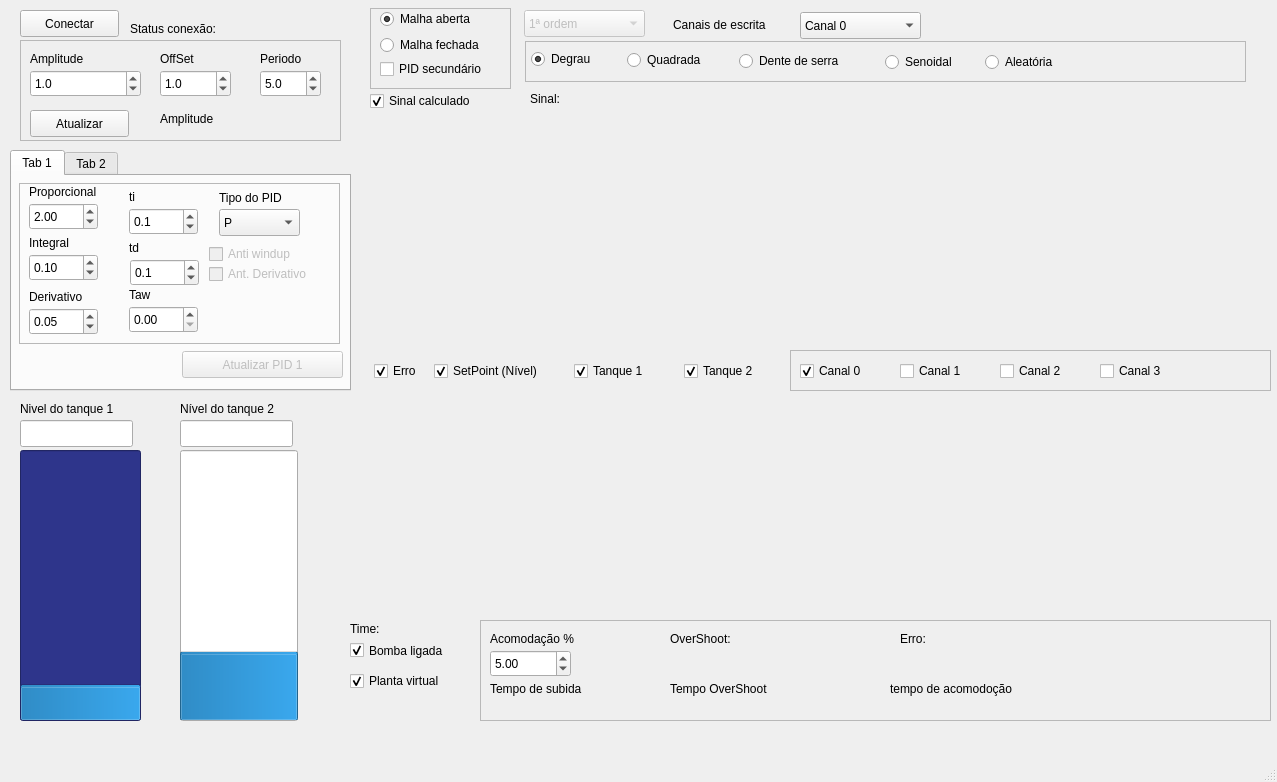
<?xml version="1.0" encoding="UTF-8"?>
<ui version="4.0">
 <class>Painel</class>
 <widget class="QMainWindow" name="Painel">
  <property name="windowModality">
   <enum>Qt::NonModal</enum>
  </property>
  <property name="geometry">
   <rect>
    <x>0</x>
    <y>0</y>
    <width>1277</width>
    <height>782</height>
   </rect>
  </property>
  <property name="windowTitle">
   <string>Sistema de monitoramento</string>
  </property>
  <property name="windowOpacity">
   <double>2.000000000000000</double>
  </property>
  <property name="layoutDirection">
   <enum>Qt::LeftToRight</enum>
  </property>
  <property name="toolButtonStyle">
   <enum>Qt::ToolButtonFollowStyle</enum>
  </property>
  <widget class="QWidget" name="centralWidget">
   <widget class="QCustomPlot" name="wdgPlotTensao" native="true">
    <property name="geometry">
     <rect>
      <x>370</x>
      <y>120</y>
      <width>901</width>
      <height>221</height>
     </rect>
    </property>
   </widget>
   <widget class="QPushButton" name="pushButton_2">
    <property name="geometry">
     <rect>
      <x>20</x>
      <y>10</y>
      <width>99</width>
      <height>27</height>
     </rect>
    </property>
    <property name="text">
     <string>Conectar</string>
    </property>
   </widget>
   <widget class="QLabel" name="lbStauxConexao">
    <property name="geometry">
     <rect>
      <x>130</x>
      <y>20</y>
      <width>361</width>
      <height>17</height>
     </rect>
    </property>
    <property name="text">
     <string>Status conexão: </string>
    </property>
   </widget>
   <widget class="QCustomPlot" name="wdgPlotNivel" native="true">
    <property name="geometry">
     <rect>
      <x>370</x>
      <y>400</y>
      <width>901</width>
      <height>211</height>
     </rect>
    </property>
   </widget>
   <widget class="QLabel" name="lbTime">
    <property name="geometry">
     <rect>
      <x>350</x>
      <y>620</y>
      <width>221</width>
      <height>17</height>
     </rect>
    </property>
    <property name="text">
     <string>Time: </string>
    </property>
   </widget>
   <widget class="QCheckBox" name="chbSinalCalculado">
    <property name="geometry">
     <rect>
      <x>370</x>
      <y>90</y>
      <width>131</width>
      <height>22</height>
     </rect>
    </property>
    <property name="text">
     <string>Sinal calculado</string>
    </property>
    <property name="checked">
     <bool>true</bool>
    </property>
   </widget>
   <widget class="QCheckBox" name="checkBox_5">
    <property name="geometry">
     <rect>
      <x>350</x>
      <y>670</y>
      <width>121</width>
      <height>22</height>
     </rect>
    </property>
    <property name="text">
     <string>Planta virtual</string>
    </property>
    <property name="checked">
     <bool>true</bool>
    </property>
   </widget>
   <widget class="QCheckBox" name="checkBox_4">
    <property name="geometry">
     <rect>
      <x>350</x>
      <y>640</y>
      <width>131</width>
      <height>21</height>
     </rect>
    </property>
    <property name="text">
     <string>Bomba ligada</string>
    </property>
    <property name="checked">
     <bool>true</bool>
    </property>
   </widget>
   <widget class="QComboBox" name="cbCanalEscrita">
    <property name="enabled">
     <bool>true</bool>
    </property>
    <property name="geometry">
     <rect>
      <x>800</x>
      <y>12</y>
      <width>121</width>
      <height>27</height>
     </rect>
    </property>
    <property name="editable">
     <bool>false</bool>
    </property>
    <property name="currentIndex">
     <number>0</number>
    </property>
    <property name="frame">
     <bool>true</bool>
    </property>
    <item>
     <property name="text">
      <string>Canal 0</string>
     </property>
    </item>
    <item>
     <property name="text">
      <string>Canal 1</string>
     </property>
    </item>
    <item>
     <property name="text">
      <string>Canal 2</string>
     </property>
    </item>
    <item>
     <property name="text">
      <string>Canal 3</string>
     </property>
    </item>
   </widget>
   <widget class="QProgressBar" name="pbTanque1">
    <property name="geometry">
     <rect>
      <x>20</x>
      <y>450</y>
      <width>121</width>
      <height>271</height>
     </rect>
    </property>
    <property name="styleSheet">
     <string notr="true">background-color: rgb(46, 53, 139);</string>
    </property>
    <property name="value">
     <number>12</number>
    </property>
    <property name="textVisible">
     <bool>true</bool>
    </property>
    <property name="orientation">
     <enum>Qt::Vertical</enum>
    </property>
   </widget>
   <widget class="QLineEdit" name="lnEdtNivelTq1">
    <property name="geometry">
     <rect>
      <x>20</x>
      <y>420</y>
      <width>113</width>
      <height>27</height>
     </rect>
    </property>
    <property name="readOnly">
     <bool>true</bool>
    </property>
   </widget>
   <widget class="QLabel" name="label_8">
    <property name="geometry">
     <rect>
      <x>20</x>
      <y>400</y>
      <width>131</width>
      <height>17</height>
     </rect>
    </property>
    <property name="text">
     <string>Nivel do tanque 1</string>
    </property>
   </widget>
   <widget class="QFrame" name="frame_2">
    <property name="geometry">
     <rect>
      <x>20</x>
      <y>40</y>
      <width>321</width>
      <height>101</height>
     </rect>
    </property>
    <property name="frameShape">
     <enum>QFrame::StyledPanel</enum>
    </property>
    <property name="frameShadow">
     <enum>QFrame::Raised</enum>
    </property>
    <widget class="QLabel" name="lbPeriodo">
     <property name="geometry">
      <rect>
       <x>240</x>
       <y>10</y>
       <width>67</width>
       <height>17</height>
      </rect>
     </property>
     <property name="text">
      <string>Periodo</string>
     </property>
    </widget>
    <widget class="QDoubleSpinBox" name="dsbSetPoint">
     <property name="geometry">
      <rect>
       <x>10</x>
       <y>30</y>
       <width>111</width>
       <height>27</height>
      </rect>
     </property>
     <property name="decimals">
      <number>1</number>
     </property>
     <property name="maximum">
      <double>30.000000000000000</double>
     </property>
     <property name="singleStep">
      <double>0.500000000000000</double>
     </property>
     <property name="value">
      <double>1.000000000000000</double>
     </property>
    </widget>
    <widget class="QLabel" name="lbOffSet">
     <property name="geometry">
      <rect>
       <x>140</x>
       <y>10</y>
       <width>91</width>
       <height>17</height>
      </rect>
     </property>
     <property name="text">
      <string>OffSet</string>
     </property>
    </widget>
    <widget class="QLabel" name="lbSetPoint">
     <property name="geometry">
      <rect>
       <x>140</x>
       <y>70</y>
       <width>161</width>
       <height>17</height>
      </rect>
     </property>
     <property name="text">
      <string>Amplitude</string>
     </property>
    </widget>
    <widget class="QDoubleSpinBox" name="dsbOffSet">
     <property name="geometry">
      <rect>
       <x>140</x>
       <y>30</y>
       <width>71</width>
       <height>27</height>
      </rect>
     </property>
     <property name="decimals">
      <number>1</number>
     </property>
     <property name="maximum">
      <double>1000.000000000000000</double>
     </property>
     <property name="singleStep">
      <double>0.500000000000000</double>
     </property>
     <property name="value">
      <double>1.000000000000000</double>
     </property>
    </widget>
    <widget class="QPushButton" name="pushButton">
     <property name="geometry">
      <rect>
       <x>10</x>
       <y>70</y>
       <width>99</width>
       <height>27</height>
      </rect>
     </property>
     <property name="text">
      <string>Atualizar</string>
     </property>
    </widget>
    <widget class="QDoubleSpinBox" name="dsbPeriodo">
     <property name="geometry">
      <rect>
       <x>240</x>
       <y>30</y>
       <width>61</width>
       <height>27</height>
      </rect>
     </property>
     <property name="decimals">
      <number>1</number>
     </property>
     <property name="maximum">
      <double>1000.000000000000000</double>
     </property>
     <property name="singleStep">
      <double>1.000000000000000</double>
     </property>
     <property name="value">
      <double>5.000000000000000</double>
     </property>
    </widget>
    <widget class="QLabel" name="lb1">
     <property name="geometry">
      <rect>
       <x>10</x>
       <y>10</y>
       <width>101</width>
       <height>17</height>
      </rect>
     </property>
     <property name="text">
      <string>Amplitude</string>
     </property>
    </widget>
   </widget>
   <widget class="QFrame" name="frame_3">
    <property name="geometry">
     <rect>
      <x>525</x>
      <y>41</y>
      <width>721</width>
      <height>41</height>
     </rect>
    </property>
    <property name="frameShape">
     <enum>QFrame::StyledPanel</enum>
    </property>
    <property name="frameShadow">
     <enum>QFrame::Raised</enum>
    </property>
    <widget class="QRadioButton" name="rbQuadrada">
     <property name="geometry">
      <rect>
       <x>102</x>
       <y>8</y>
       <width>101</width>
       <height>22</height>
      </rect>
     </property>
     <property name="text">
      <string>Quadrada</string>
     </property>
    </widget>
    <widget class="QRadioButton" name="rbDenteSerra">
     <property name="geometry">
      <rect>
       <x>214</x>
       <y>9</y>
       <width>141</width>
       <height>22</height>
      </rect>
     </property>
     <property name="text">
      <string>Dente de serra</string>
     </property>
    </widget>
    <widget class="QRadioButton" name="rbAleatoria">
     <property name="geometry">
      <rect>
       <x>460</x>
       <y>10</y>
       <width>117</width>
       <height>22</height>
      </rect>
     </property>
     <property name="text">
      <string>Aleatória</string>
     </property>
    </widget>
    <widget class="QRadioButton" name="rbDegrau">
     <property name="geometry">
      <rect>
       <x>6</x>
       <y>7</y>
       <width>91</width>
       <height>22</height>
      </rect>
     </property>
     <property name="text">
      <string>Degrau</string>
     </property>
     <property name="checked">
      <bool>true</bool>
     </property>
    </widget>
    <widget class="QRadioButton" name="rbSenoidal">
     <property name="geometry">
      <rect>
       <x>360</x>
       <y>10</y>
       <width>117</width>
       <height>22</height>
      </rect>
     </property>
     <property name="text">
      <string>Senoidal</string>
     </property>
    </widget>
   </widget>
   <widget class="QCheckBox" name="chbErro">
    <property name="geometry">
     <rect>
      <x>374</x>
      <y>360</y>
      <width>60</width>
      <height>22</height>
     </rect>
    </property>
    <property name="text">
     <string>Erro</string>
    </property>
    <property name="checked">
     <bool>true</bool>
    </property>
   </widget>
   <widget class="QCheckBox" name="chbSetPointNivel">
    <property name="geometry">
     <rect>
      <x>434</x>
      <y>360</y>
      <width>141</width>
      <height>22</height>
     </rect>
    </property>
    <property name="text">
     <string>SetPoint (Nível)</string>
    </property>
    <property name="checked">
     <bool>true</bool>
    </property>
   </widget>
   <widget class="QFrame" name="frame_4">
    <property name="geometry">
     <rect>
      <x>790</x>
      <y>350</y>
      <width>481</width>
      <height>41</height>
     </rect>
    </property>
    <property name="frameShape">
     <enum>QFrame::StyledPanel</enum>
    </property>
    <property name="frameShadow">
     <enum>QFrame::Raised</enum>
    </property>
    <widget class="QCheckBox" name="checkBox_3">
     <property name="geometry">
      <rect>
       <x>310</x>
       <y>10</y>
       <width>97</width>
       <height>22</height>
      </rect>
     </property>
     <property name="text">
      <string>Canal 3</string>
     </property>
    </widget>
    <widget class="QCheckBox" name="checkBox">
     <property name="geometry">
      <rect>
       <x>110</x>
       <y>10</y>
       <width>97</width>
       <height>22</height>
      </rect>
     </property>
     <property name="text">
      <string>Canal 1</string>
     </property>
    </widget>
    <widget class="QCheckBox" name="cbChLeitura0">
     <property name="geometry">
      <rect>
       <x>10</x>
       <y>10</y>
       <width>97</width>
       <height>22</height>
      </rect>
     </property>
     <property name="text">
      <string>Canal 0</string>
     </property>
     <property name="checked">
      <bool>true</bool>
     </property>
    </widget>
    <widget class="QCheckBox" name="checkBox_2">
     <property name="geometry">
      <rect>
       <x>210</x>
       <y>10</y>
       <width>97</width>
       <height>22</height>
      </rect>
     </property>
     <property name="text">
      <string>Canal 2</string>
     </property>
    </widget>
   </widget>
   <widget class="QFrame" name="frmTimes">
    <property name="enabled">
     <bool>true</bool>
    </property>
    <property name="geometry">
     <rect>
      <x>480</x>
      <y>620</y>
      <width>791</width>
      <height>101</height>
     </rect>
    </property>
    <property name="frameShape">
     <enum>QFrame::StyledPanel</enum>
    </property>
    <property name="frameShadow">
     <enum>QFrame::Raised</enum>
    </property>
    <widget class="QLabel" name="lbTempoSubida">
     <property name="geometry">
      <rect>
       <x>10</x>
       <y>60</y>
       <width>181</width>
       <height>17</height>
      </rect>
     </property>
     <property name="text">
      <string>Tempo de subida</string>
     </property>
    </widget>
    <widget class="QLabel" name="lbTempoOverShoot">
     <property name="geometry">
      <rect>
       <x>190</x>
       <y>60</y>
       <width>211</width>
       <height>17</height>
      </rect>
     </property>
     <property name="text">
      <string>Tempo OverShoot</string>
     </property>
    </widget>
    <widget class="QLabel" name="lbTempoAcomodacao">
     <property name="geometry">
      <rect>
       <x>410</x>
       <y>60</y>
       <width>221</width>
       <height>17</height>
      </rect>
     </property>
     <property name="text">
      <string>tempo de acomodoção</string>
     </property>
    </widget>
    <widget class="QLabel" name="label_9">
     <property name="geometry">
      <rect>
       <x>10</x>
       <y>10</y>
       <width>121</width>
       <height>17</height>
      </rect>
     </property>
     <property name="text">
      <string>Acomodação %</string>
     </property>
    </widget>
    <widget class="QDoubleSpinBox" name="dsbEpson">
     <property name="geometry">
      <rect>
       <x>10</x>
       <y>30</y>
       <width>81</width>
       <height>27</height>
      </rect>
     </property>
     <property name="value">
      <double>5.000000000000000</double>
     </property>
    </widget>
    <widget class="QLabel" name="lbOverShoot">
     <property name="geometry">
      <rect>
       <x>190</x>
       <y>11</y>
       <width>231</width>
       <height>17</height>
      </rect>
     </property>
     <property name="text">
      <string>&lt;html&gt;&lt;head/&gt;&lt;body&gt;&lt;p&gt;OverShoot:&lt;/p&gt;&lt;/body&gt;&lt;/html&gt;</string>
     </property>
    </widget>
    <widget class="QLabel" name="lbErro">
     <property name="geometry">
      <rect>
       <x>420</x>
       <y>10</y>
       <width>181</width>
       <height>17</height>
      </rect>
     </property>
     <property name="text">
      <string>Erro:</string>
     </property>
    </widget>
   </widget>
   <widget class="QFrame" name="frame_6">
    <property name="geometry">
     <rect>
      <x>370</x>
      <y>8</y>
      <width>141</width>
      <height>81</height>
     </rect>
    </property>
    <property name="frameShape">
     <enum>QFrame::StyledPanel</enum>
    </property>
    <property name="frameShadow">
     <enum>QFrame::Raised</enum>
    </property>
    <widget class="QRadioButton" name="rbMalhaAberta">
     <property name="geometry">
      <rect>
       <x>10</x>
       <y>0</y>
       <width>121</width>
       <height>22</height>
      </rect>
     </property>
     <property name="text">
      <string>Malha aberta</string>
     </property>
     <property name="checked">
      <bool>true</bool>
     </property>
    </widget>
    <widget class="QRadioButton" name="rbMalhaFechada">
     <property name="enabled">
      <bool>true</bool>
     </property>
     <property name="geometry">
      <rect>
       <x>10</x>
       <y>26</y>
       <width>131</width>
       <height>22</height>
      </rect>
     </property>
     <property name="text">
      <string>Malha fechada</string>
     </property>
     <property name="checked">
      <bool>false</bool>
     </property>
    </widget>
    <widget class="QCheckBox" name="chbPidSec">
     <property name="geometry">
      <rect>
       <x>10</x>
       <y>50</y>
       <width>131</width>
       <height>22</height>
      </rect>
     </property>
     <property name="text">
      <string>PID secundário</string>
     </property>
    </widget>
   </widget>
   <widget class="QProgressBar" name="pbTanque2">
    <property name="geometry">
     <rect>
      <x>180</x>
      <y>450</y>
      <width>118</width>
      <height>271</height>
     </rect>
    </property>
    <property name="value">
     <number>24</number>
    </property>
    <property name="orientation">
     <enum>Qt::Vertical</enum>
    </property>
   </widget>
   <widget class="QLineEdit" name="lnEdtNivelTq2">
    <property name="geometry">
     <rect>
      <x>180</x>
      <y>420</y>
      <width>113</width>
      <height>27</height>
     </rect>
    </property>
    <property name="readOnly">
     <bool>true</bool>
    </property>
   </widget>
   <widget class="QLabel" name="label_10">
    <property name="geometry">
     <rect>
      <x>180</x>
      <y>400</y>
      <width>131</width>
      <height>17</height>
     </rect>
    </property>
    <property name="text">
     <string>Nível do tanque 2</string>
    </property>
   </widget>
   <widget class="QComboBox" name="cbOrdem">
    <property name="enabled">
     <bool>false</bool>
    </property>
    <property name="geometry">
     <rect>
      <x>524</x>
      <y>10</y>
      <width>121</width>
      <height>27</height>
     </rect>
    </property>
    <property name="editable">
     <bool>false</bool>
    </property>
    <item>
     <property name="text">
      <string>1ª ordem</string>
     </property>
    </item>
    <item>
     <property name="text">
      <string>2ª ordem</string>
     </property>
    </item>
   </widget>
   <widget class="QCheckBox" name="chbTq1">
    <property name="geometry">
     <rect>
      <x>574</x>
      <y>360</y>
      <width>97</width>
      <height>22</height>
     </rect>
    </property>
    <property name="text">
     <string>Tanque 1</string>
    </property>
    <property name="checked">
     <bool>true</bool>
    </property>
   </widget>
   <widget class="QCheckBox" name="chbTq1_2">
    <property name="geometry">
     <rect>
      <x>684</x>
      <y>360</y>
      <width>97</width>
      <height>22</height>
     </rect>
    </property>
    <property name="text">
     <string>Tanque 2</string>
    </property>
    <property name="checked">
     <bool>true</bool>
    </property>
   </widget>
   <widget class="QTabWidget" name="tabWidget">
    <property name="geometry">
     <rect>
      <x>10</x>
      <y>150</y>
      <width>341</width>
      <height>241</height>
     </rect>
    </property>
    <property name="currentIndex">
     <number>0</number>
    </property>
    <widget class="QWidget" name="tab">
     <attribute name="title">
      <string>Tab 1</string>
     </attribute>
     <widget class="QFrame" name="frmPID1">
      <property name="geometry">
       <rect>
        <x>7</x>
        <y>7</y>
        <width>321</width>
        <height>161</height>
       </rect>
      </property>
      <property name="frameShape">
       <enum>QFrame::StyledPanel</enum>
      </property>
      <property name="frameShadow">
       <enum>QFrame::Raised</enum>
      </property>
      <widget class="QCheckBox" name="chbAntiwindup">
       <property name="enabled">
        <bool>false</bool>
       </property>
       <property name="geometry">
        <rect>
         <x>190</x>
         <y>60</y>
         <width>121</width>
         <height>22</height>
        </rect>
       </property>
       <property name="text">
        <string>Anti windup</string>
       </property>
       <property name="checkable">
        <bool>true</bool>
       </property>
       <property name="tristate">
        <bool>false</bool>
       </property>
      </widget>
      <widget class="QDoubleSpinBox" name="dsbKd">
       <property name="geometry">
        <rect>
         <x>10</x>
         <y>125</y>
         <width>69</width>
         <height>27</height>
        </rect>
       </property>
       <property name="singleStep">
        <double>0.050000000000000</double>
       </property>
       <property name="value">
        <double>0.050000000000000</double>
       </property>
      </widget>
      <widget class="QLabel" name="label_5">
       <property name="geometry">
        <rect>
         <x>200</x>
         <y>6</y>
         <width>91</width>
         <height>17</height>
        </rect>
       </property>
       <property name="text">
        <string>Tipo do PID</string>
       </property>
      </widget>
      <widget class="QDoubleSpinBox" name="dsbKi">
       <property name="geometry">
        <rect>
         <x>10</x>
         <y>71</y>
         <width>69</width>
         <height>27</height>
        </rect>
       </property>
       <property name="singleStep">
        <double>0.050000000000000</double>
       </property>
       <property name="value">
        <double>0.100000000000000</double>
       </property>
      </widget>
      <widget class="QLabel" name="label_4">
       <property name="geometry">
        <rect>
         <x>10</x>
         <y>105</y>
         <width>81</width>
         <height>17</height>
        </rect>
       </property>
       <property name="text">
        <string>Derivativo</string>
       </property>
      </widget>
      <widget class="QDoubleSpinBox" name="dsbTi">
       <property name="geometry">
        <rect>
         <x>110</x>
         <y>25</y>
         <width>69</width>
         <height>27</height>
        </rect>
       </property>
       <property name="decimals">
        <number>1</number>
       </property>
       <property name="maximum">
        <double>10.000000000000000</double>
       </property>
       <property name="singleStep">
        <double>0.100000000000000</double>
       </property>
       <property name="value">
        <double>0.100000000000000</double>
       </property>
      </widget>
      <widget class="QLabel" name="label_3">
       <property name="geometry">
        <rect>
         <x>10</x>
         <y>51</y>
         <width>81</width>
         <height>17</height>
        </rect>
       </property>
       <property name="text">
        <string>Integral</string>
       </property>
      </widget>
      <widget class="QLabel" name="label_7">
       <property name="geometry">
        <rect>
         <x>110</x>
         <y>56</y>
         <width>67</width>
         <height>17</height>
        </rect>
       </property>
       <property name="text">
        <string>td</string>
       </property>
      </widget>
      <widget class="QLabel" name="label_6">
       <property name="geometry">
        <rect>
         <x>110</x>
         <y>5</y>
         <width>67</width>
         <height>17</height>
        </rect>
       </property>
       <property name="text">
        <string>ti</string>
       </property>
      </widget>
      <widget class="QLabel" name="label">
       <property name="geometry">
        <rect>
         <x>10</x>
         <y>0</y>
         <width>91</width>
         <height>17</height>
        </rect>
       </property>
       <property name="text">
        <string>Proporcional</string>
       </property>
      </widget>
      <widget class="QDoubleSpinBox" name="dsbTd">
       <property name="geometry">
        <rect>
         <x>111</x>
         <y>76</y>
         <width>69</width>
         <height>27</height>
        </rect>
       </property>
       <property name="decimals">
        <number>1</number>
       </property>
       <property name="maximum">
        <double>10.000000000000000</double>
       </property>
       <property name="singleStep">
        <double>0.100000000000000</double>
       </property>
       <property name="value">
        <double>0.100000000000000</double>
       </property>
      </widget>
      <widget class="QDoubleSpinBox" name="dsbKp">
       <property name="geometry">
        <rect>
         <x>10</x>
         <y>20</y>
         <width>69</width>
         <height>27</height>
        </rect>
       </property>
       <property name="singleStep">
        <double>0.500000000000000</double>
       </property>
       <property name="value">
        <double>2.000000000000000</double>
       </property>
      </widget>
      <widget class="QComboBox" name="cbPid">
       <property name="geometry">
        <rect>
         <x>200</x>
         <y>26</y>
         <width>81</width>
         <height>27</height>
        </rect>
       </property>
       <item>
        <property name="text">
         <string>P</string>
        </property>
       </item>
       <item>
        <property name="text">
         <string>PI</string>
        </property>
       </item>
       <item>
        <property name="text">
         <string>PD</string>
        </property>
       </item>
       <item>
        <property name="text">
         <string>PID</string>
        </property>
       </item>
       <item>
        <property name="text">
         <string>PI-D</string>
        </property>
       </item>
      </widget>
      <widget class="QCheckBox" name="chbAntiderivativo">
       <property name="enabled">
        <bool>false</bool>
       </property>
       <property name="geometry">
        <rect>
         <x>190</x>
         <y>80</y>
         <width>141</width>
         <height>22</height>
        </rect>
       </property>
       <property name="text">
        <string>Ant. Derivativo</string>
       </property>
      </widget>
      <widget class="QDoubleSpinBox" name="dsbTaw">
       <property name="geometry">
        <rect>
         <x>110</x>
         <y>123</y>
         <width>69</width>
         <height>27</height>
        </rect>
       </property>
      </widget>
      <widget class="QLabel" name="label_11">
       <property name="geometry">
        <rect>
         <x>110</x>
         <y>103</y>
         <width>67</width>
         <height>17</height>
        </rect>
       </property>
       <property name="text">
        <string>Taw</string>
       </property>
      </widget>
     </widget>
     <widget class="QPushButton" name="pbAtualizaPID1">
      <property name="enabled">
       <bool>false</bool>
      </property>
      <property name="geometry">
       <rect>
        <x>170</x>
        <y>175</y>
        <width>161</width>
        <height>27</height>
       </rect>
      </property>
      <property name="text">
       <string>Atualizar PID 1</string>
      </property>
     </widget>
    </widget>
    <widget class="QWidget" name="tab_2">
     <attribute name="title">
      <string>Tab 2</string>
     </attribute>
     <widget class="QFrame" name="frmPID_2">
      <property name="enabled">
       <bool>false</bool>
      </property>
      <property name="geometry">
       <rect>
        <x>7</x>
        <y>7</y>
        <width>321</width>
        <height>161</height>
       </rect>
      </property>
      <property name="frameShape">
       <enum>QFrame::StyledPanel</enum>
      </property>
      <property name="frameShadow">
       <enum>QFrame::Raised</enum>
      </property>
      <widget class="QCheckBox" name="chbAntiwindup_2">
       <property name="enabled">
        <bool>false</bool>
       </property>
       <property name="geometry">
        <rect>
         <x>190</x>
         <y>60</y>
         <width>121</width>
         <height>22</height>
        </rect>
       </property>
       <property name="text">
        <string>Anti windup</string>
       </property>
       <property name="checkable">
        <bool>true</bool>
       </property>
       <property name="tristate">
        <bool>false</bool>
       </property>
      </widget>
      <widget class="QDoubleSpinBox" name="dsbKd_2">
       <property name="geometry">
        <rect>
         <x>10</x>
         <y>125</y>
         <width>69</width>
         <height>27</height>
        </rect>
       </property>
       <property name="singleStep">
        <double>0.050000000000000</double>
       </property>
       <property name="value">
        <double>0.050000000000000</double>
       </property>
      </widget>
      <widget class="QLabel" name="label_12">
       <property name="geometry">
        <rect>
         <x>200</x>
         <y>6</y>
         <width>91</width>
         <height>17</height>
        </rect>
       </property>
       <property name="text">
        <string>Tipo do PID</string>
       </property>
      </widget>
      <widget class="QDoubleSpinBox" name="dsbKi_2">
       <property name="geometry">
        <rect>
         <x>10</x>
         <y>71</y>
         <width>69</width>
         <height>27</height>
        </rect>
       </property>
       <property name="singleStep">
        <double>0.050000000000000</double>
       </property>
       <property name="value">
        <double>0.100000000000000</double>
       </property>
      </widget>
      <widget class="QLabel" name="label_13">
       <property name="geometry">
        <rect>
         <x>10</x>
         <y>105</y>
         <width>81</width>
         <height>17</height>
        </rect>
       </property>
       <property name="text">
        <string>Derivativo</string>
       </property>
      </widget>
      <widget class="QDoubleSpinBox" name="dsbTi_2">
       <property name="geometry">
        <rect>
         <x>110</x>
         <y>25</y>
         <width>69</width>
         <height>27</height>
        </rect>
       </property>
       <property name="decimals">
        <number>1</number>
       </property>
       <property name="maximum">
        <double>10.000000000000000</double>
       </property>
       <property name="singleStep">
        <double>0.100000000000000</double>
       </property>
       <property name="value">
        <double>0.100000000000000</double>
       </property>
      </widget>
      <widget class="QLabel" name="label_14">
       <property name="geometry">
        <rect>
         <x>10</x>
         <y>51</y>
         <width>81</width>
         <height>17</height>
        </rect>
       </property>
       <property name="text">
        <string>Integral</string>
       </property>
      </widget>
      <widget class="QLabel" name="label_15">
       <property name="geometry">
        <rect>
         <x>110</x>
         <y>56</y>
         <width>67</width>
         <height>17</height>
        </rect>
       </property>
       <property name="text">
        <string>td</string>
       </property>
      </widget>
      <widget class="QLabel" name="label_16">
       <property name="geometry">
        <rect>
         <x>110</x>
         <y>5</y>
         <width>67</width>
         <height>17</height>
        </rect>
       </property>
       <property name="text">
        <string>ti</string>
       </property>
      </widget>
      <widget class="QLabel" name="label_17">
       <property name="geometry">
        <rect>
         <x>10</x>
         <y>0</y>
         <width>91</width>
         <height>17</height>
        </rect>
       </property>
       <property name="text">
        <string>Proporcional</string>
       </property>
      </widget>
      <widget class="QDoubleSpinBox" name="dsbTd_2">
       <property name="geometry">
        <rect>
         <x>111</x>
         <y>76</y>
         <width>69</width>
         <height>27</height>
        </rect>
       </property>
       <property name="decimals">
        <number>1</number>
       </property>
       <property name="maximum">
        <double>10.000000000000000</double>
       </property>
       <property name="singleStep">
        <double>0.100000000000000</double>
       </property>
       <property name="value">
        <double>0.100000000000000</double>
       </property>
      </widget>
      <widget class="QDoubleSpinBox" name="dsbKp_2">
       <property name="geometry">
        <rect>
         <x>10</x>
         <y>20</y>
         <width>69</width>
         <height>27</height>
        </rect>
       </property>
       <property name="singleStep">
        <double>0.500000000000000</double>
       </property>
       <property name="value">
        <double>2.000000000000000</double>
       </property>
      </widget>
      <widget class="QComboBox" name="cbPid_2">
       <property name="geometry">
        <rect>
         <x>200</x>
         <y>26</y>
         <width>81</width>
         <height>27</height>
        </rect>
       </property>
       <item>
        <property name="text">
         <string>P</string>
        </property>
       </item>
       <item>
        <property name="text">
         <string>PI</string>
        </property>
       </item>
       <item>
        <property name="text">
         <string>PD</string>
        </property>
       </item>
       <item>
        <property name="text">
         <string>PID</string>
        </property>
       </item>
       <item>
        <property name="text">
         <string>PI-D</string>
        </property>
       </item>
      </widget>
      <widget class="QCheckBox" name="chbAntiderivativo_2">
       <property name="enabled">
        <bool>false</bool>
       </property>
       <property name="geometry">
        <rect>
         <x>190</x>
         <y>80</y>
         <width>141</width>
         <height>22</height>
        </rect>
       </property>
       <property name="text">
        <string>Ant. Derivativo</string>
       </property>
      </widget>
      <widget class="QDoubleSpinBox" name="dsbTaw_2">
       <property name="geometry">
        <rect>
         <x>110</x>
         <y>123</y>
         <width>69</width>
         <height>27</height>
        </rect>
       </property>
      </widget>
      <widget class="QLabel" name="label_18">
       <property name="geometry">
        <rect>
         <x>110</x>
         <y>103</y>
         <width>67</width>
         <height>17</height>
        </rect>
       </property>
       <property name="text">
        <string>Taw</string>
       </property>
      </widget>
     </widget>
     <widget class="QPushButton" name="pbAtualizaPID2">
      <property name="enabled">
       <bool>false</bool>
      </property>
      <property name="geometry">
       <rect>
        <x>170</x>
        <y>175</y>
        <width>161</width>
        <height>27</height>
       </rect>
      </property>
      <property name="text">
       <string>Atualizar PID 2</string>
      </property>
     </widget>
    </widget>
   </widget>
   <widget class="QLabel" name="label_2">
    <property name="geometry">
     <rect>
      <x>673</x>
      <y>16</y>
      <width>131</width>
      <height>17</height>
     </rect>
    </property>
    <property name="styleSheet">
     <string notr="true"/>
    </property>
    <property name="text">
     <string>Canais de escrita</string>
    </property>
   </widget>
   <widget class="QLabel" name="lbSinalEnviado">
    <property name="geometry">
     <rect>
      <x>530</x>
      <y>90</y>
      <width>211</width>
      <height>17</height>
     </rect>
    </property>
    <property name="text">
     <string>Sinal:</string>
    </property>
   </widget>
  </widget>
  <widget class="QMenuBar" name="menuBar">
   <property name="geometry">
    <rect>
     <x>0</x>
     <y>0</y>
     <width>1277</width>
     <height>27</height>
    </rect>
   </property>
  </widget>
  <widget class="QStatusBar" name="statusBar"/>
 </widget>
 <layoutdefault spacing="6" margin="11"/>
 <customwidgets>
  <customwidget>
   <class>QCustomPlot</class>
   <extends>QWidget</extends>
   <header>qcustomplot.h</header>
   <container>1</container>
  </customwidget>
 </customwidgets>
 <resources/>
 <connections/>
</ui>
